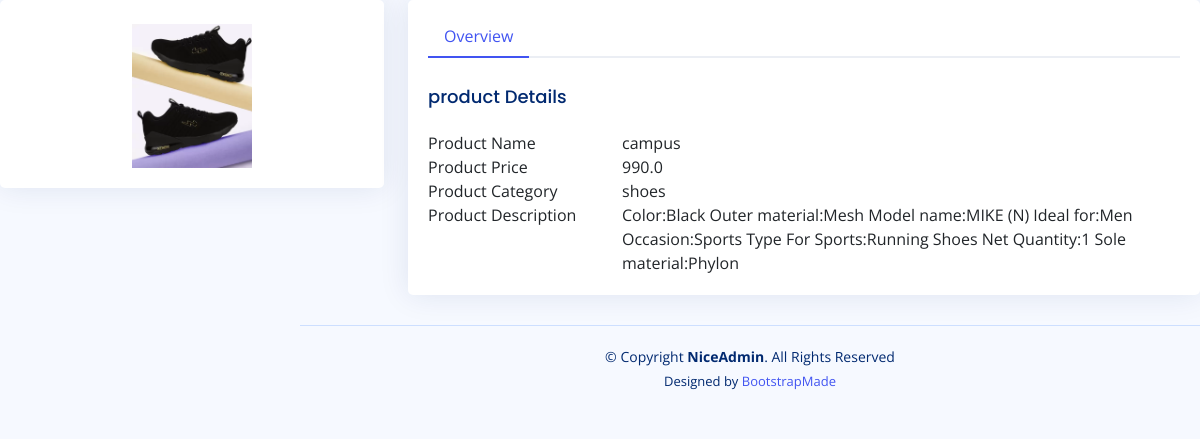
The app's page /adminuser/showproduct/2/ (signed in) with its own data.
### myapp/models.py (models this page shows, shortened)
class Product(models.Model):
    name=models.CharField(max_length=50)
    price=models.FloatField()
    category=models.ForeignKey(Category,on_delete=models.CASCADE,null=True)
    des=models.CharField(max_length=100)
    image=models.FileField(upload_to='uploads/products/')

class Category(models.Model):
    name=models.CharField(max_length=50)
    des=models.CharField(max_length=100)
    img1=models.FileField(upload_to='uploads/categary/')
    def __str__(self):
        return self.name

### adminapp/views.py (the view)
# urls.py: path('showproduct/<int:id>/',views.showproduct_view,name='showproduct'),
def showproduct_view(request,id):
    if request.session.get('admin_id'):
        prods=Product.objects.get(id=id)
        return render(request,'admin/showproduct.html',{'prods':prods})
    else:
        return redirect('/adminuser/')

### templates/admin/showproduct.html (shortened to what this page needs)
<!DOCTYPE html>
{% load static %}
{% load my_filter %}
<html lang="en">
<head>
  <link href="{% static 'assets/vendor/bootstrap/css/bootstrap.min.css' %}" rel="stylesheet">
  <link href="{% static 'assets/vendor/bootstrap-icons/bootstrap-icons.css' %}" rel="stylesheet">
  <link href="{% static 'assets/vendor/boxicons/css/boxicons.min.css' %}" rel="stylesheet">
  <link href="{% static 'assets/vendor/quill/quill.snow.css' %}" rel="stylesheet">
  <link href="{% static 'assets/vendor/quill/quill.bubble.css' %}" rel="stylesheet">
  <link href="{% static 'assets/vendor/remixicon/remixicon.css' %}" rel="stylesheet">
  <link href="{% static 'assets/vendor/simple-datatables/style.css' %}" rel="stylesheet">
  <link href="{% static 'assets/css/style.css' %}" rel="stylesheet">
</head>
<body>
    <section class="section profile">
        <div class="row">
          <div class="col-xl-4">
            <div class="card">
              <div class="card-body profile-card pt-4 d-flex flex-column align-items-center">
                {% if prods.image %}
                <img src="{{prods.image.url}}" alt="product photo">
                {% else %}
                <h3>No Image Available</h3>
                {% endif %}
              </div>
            </div>
          </div>
          <div class="col-xl-8">
            <div class="card">
              <div class="card-body pt-3">
                <ul class="nav nav-tabs nav-tabs-bordered">
                  <li class="nav-item">
                    <button class="nav-link active" data-bs-toggle="tab" data-bs-target="#profile-overview">Overview</button>
                  </li>
                </ul>
                <div class="tab-content pt-2">
                    <h5 class="card-title">product Details</h5>
                    <div class="row">
                      <div class="col-lg-3 col-md-4 label ">Product Name</div>
                      <div class="col-lg-9 col-md-8">{{prods.name}}</div>
                    </div>
                    <div class="row">
                      <div class="col-lg-3 col-md-4 label">Product Price</div>
                      <div class="col-lg-9 col-md-8">{{prods.price}}</div>
                    </div>
                    <div class="row">
                      <div class="col-lg-3 col-md-4 label">Product Category</div>
                      <div class="col-lg-9 col-md-8">{{prods.category}}</div>
                    </div>
                    <div class="row">
                      <div class="col-lg-3 col-md-4 label">Product Description</div>
                      <div class="col-lg-9 col-md-8">{{prods.des}}</div>
                    </div>
                  </div>
                  </div>
              </div>
            </div>
           </div>
      </section>
  <footer id="footer" class="footer">
    <div class="copyright">
      &copy; Copyright <strong><span>NiceAdmin</span></strong>. All Rights Reserved
    </div>
    <div class="credits">
      Designed by <a href="https://bootstrapmade.com/">BootstrapMade</a>
    </div>
  </footer>
</body>
</html>

### static/assets/css/style.css (style rules this page uses)
:root { scroll-behavior: smooth; }
body { font-family: "Open Sans", sans-serif; background: #f6f9ff; color: #444444; }
a { color: #4154f1; text-decoration: none; }
h1, h2, h3, h4, h5, h6 { font-family: "Nunito", sans-serif; }
.card { margin-bottom: 30px; border: none; border-radius: 5px; box-shadow: 0px 0 30px rgba(1, 41, 112, 0.1); }
.card-title { padding: 20px 0 15px 0; font-size: 18px; font-weight: 500; color: #012970; font-family: "Poppins", sans-serif; }
.card-body { padding: 0 20px 20px 20px; }
.nav-tabs-bordered { border-bottom: 2px solid #ebeef4; }
.nav-tabs-bordered .nav-link { margin-bottom: -2px; border: none; color: #2c384e; }
.nav-tabs-bordered .nav-link.active { background-color: #fff; color: #4154f1; border-bottom: 2px solid #4154f1; }
@media (min-width: 1200px) { #main, #footer { margin-left: 300px; } }
.profile .profile-card img { max-width: 120px; }
.footer { padding: 20px 0; font-size: 14px; transition: all 0.3s; border-top: 1px solid #cddfff; }
.footer .copyright { text-align: center; color: #012970; }
.footer .credits { padding-top: 5px; text-align: center; font-size: 13px; color: #012970; }

### records on screen
Product: image (picture), name "campus", price "990.0", category "shoes", des "Color:Black Outer material:Mesh Model name:MIKE (N) Ideal for:Men Occasion:Sports Type For Sports:Running Shoes Net Quantity:1 Sole material:Phylon"
